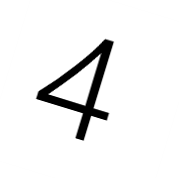
//> input picture MachineLearning/project/code_double_trainingset/训练用/41.png, 179 x 178 px, given in place of the camera
$ ./变光照阈值调节   (built with g++ and OpenCV 4)
//> lines starting //> are read from the running program, lines starting //| are printed output that depends on the picture; after the words box and inside, x2 and y2 are one past the last pixel; in counts of white or black regions, pixels touching at a corner belong together
#include "opencv2/highgui/highgui.hpp"
#include "opencv2/core/core.hpp"
#include "opencv2/imgproc/imgproc.hpp"
#include "highgui.h"
#include <iostream>
using namespace std;
using namespace cv;

int main() {
	VideoCapture cap(1);
	Mat img;
	Mat hsv;
	Mat gray;
	Mat result1;
	Mat result2;
	int thresh = 150;

	int lowc = 50;
	int highc = 150;

	namedWindow("control", 0);
	createTrackbar("thresh", "control", &thresh, 1000);
	createTrackbar("lowc", "control", &lowc, 1000);
	createTrackbar("highc", "control", &highc, 1000);

	while (1) {
		cap.read(img);    //Using video
//> img is the input picture: 178 rows x 179 cols, CV_8UC3; min 0, max 255, mean 239.2
		cvtColor(img, hsv, CV_RGB2HSV);
//> hsv: 178 rows x 179 cols, CV_8UC3; mean H, S, V 0, 0, 239.2
		cvtColor(img, gray, CV_RGB2GRAY);
		threshold(gray, result1, thresh, 255, THRESH_BINARY_INV);
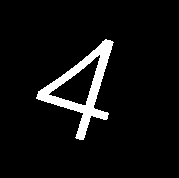
//> result1: 178 rows x 179 cols, CV_8UC1; 6.3% white; 1 white region, box (x1, y1, x2, y2) and area: (36, 39, 114, 140) 2018
		Canny(gray, result2, lowc, highc);
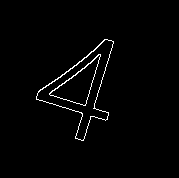
//> result2: 178 rows x 179 cols, CV_8UC1; 1.6% white in thin lines or dots, all inside (x1, y1, x2, y2) = (36, 39, 114, 141)
		imshow("camera1", result1);
		imshow("canny", result2);
		waitKey(30);
	}
}
/*变光照阈值调节*/

$ run again, on MachineLearning/project/code_double_trainingset/训练用/72.png
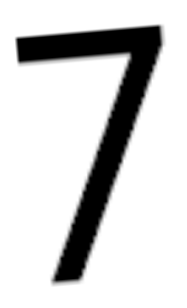
//> input picture MachineLearning/project/code_double_trainingset/训练用/72.png, 187 x 308 px, given in place of the camera
//> img is the input picture: 308 rows x 187 cols, CV_8UC3; min 0, max 255, mean 210.6
//> hsv: 308 rows x 187 cols, CV_8UC3; mean H, S, V 0, 0, 210.6
//> `threshold(gray, result1, thresh, 255, THRESH_BINARY_INV);`:
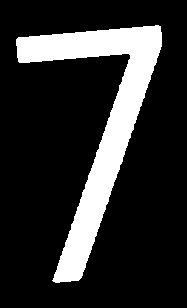
//> result1: 308 rows x 187 cols, CV_8UC1; 17.8% white; 1 white region, box (x1, y1, x2, y2) and area: (16, 25, 162, 283) 10267
//> `Canny(gray, result2, lowc, highc);`:
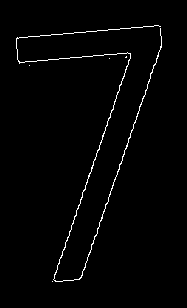
//> result2: 308 rows x 187 cols, CV_8UC1; 1.5% white in thin lines or dots, all inside (x1, y1, x2, y2) = (16, 25, 162, 282)

$ run again, on MachineLearning/project/code_double_trainingset/训练用/73.png
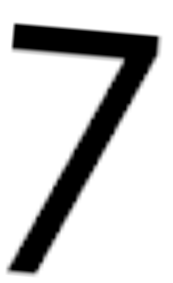
//> input picture MachineLearning/project/code_double_trainingset/训练用/73.png, 173 x 283 px, given in place of the camera
//> img is the input picture: 283 rows x 173 cols, CV_8UC3; min 0, max 255, mean 202.8
//> hsv: 283 rows x 173 cols, CV_8UC3; mean H, S, V 0, 0, 202.8
//> `threshold(gray, result1, thresh, 255, THRESH_BINARY_INV);`:
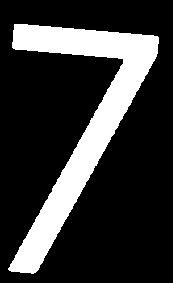
//> result1: 283 rows x 173 cols, CV_8UC1; 21% white; 1 white region, box (x1, y1, x2, y2) and area: (8, 24, 159, 274) 10271
//> `Canny(gray, result2, lowc, highc);`:
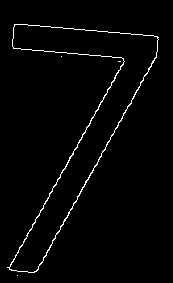
//> result2: 283 rows x 173 cols, CV_8UC1; 2% white in thin lines or dots, all inside (x1, y1, x2, y2) = (7, 24, 159, 276)
